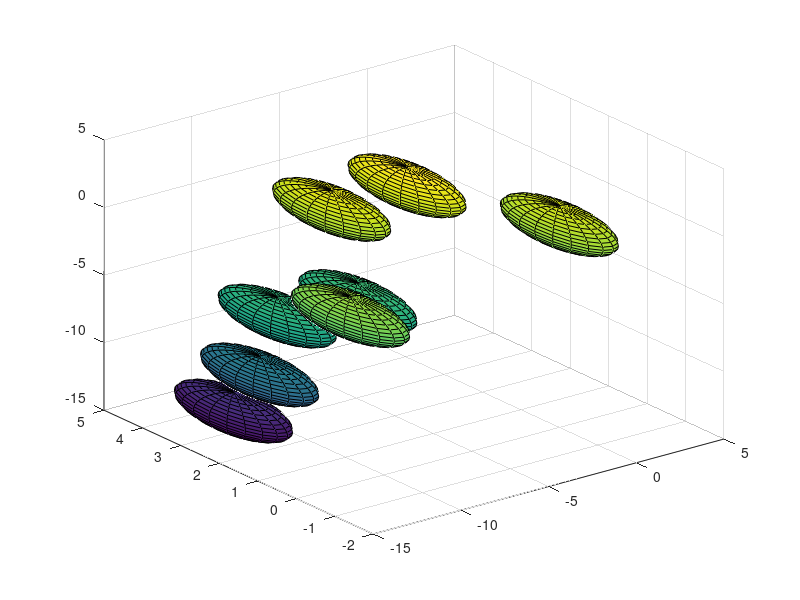

Recreate this plot in MATLAB.
clear
clc
% Build diamond structure
load('A.mat')
A =[A;A+repmat([0 0 1],size(A,1),1)];
A =[A;A+repmat([0 1 0],size(A,1),1)];
A =[A;A+repmat([1 0 0],size(A,1),1)];
A = unique(A,'rows');
A =[A;A+repmat([0 0 2],size(A,1),1)];
A =[A;A+repmat([0 2 0],size(A,1),1)];
A =[A;A+repmat([2 0 0],size(A,1),1)];
A = unique(A,'rows');
A =[A;A+repmat([0 0 4],size(A,1),1)];
A =[A;A+repmat([0 4 0],size(A,1),1)];
A =[A;A+repmat([4 0 0],size(A,1),1)];
A = unique(A,'rows');
A =[A;A+repmat([0 0 8],size(A,1),1)];
A =[A;A+repmat([0 8 0],size(A,1),1)];
A =[A;A+repmat([8 0 0],size(A,1),1)];
A = unique(A,'rows');

B= A+0.25;
for i =size(B,1):-1:1
    if max(B(i,:))>16
        B(i,:)=[];
    end
end
AB =[A;B];
AB =AB+repmat([-8 -8 -8],size(AB,1),1);

MIN_DIS = 10;
MAX_DIS = 20;
NUMBER_BIS = 8;
LENGTH_STRUCTURE = 1.54/(0.25*sqrt(3));

% atoms between MIN and MAX
avi = find(sqrt(sum(AB.*AB,2))>MIN_DIS/LENGTH_STRUCTURE &sqrt(sum(AB.*AB,2))<MAX_DIS/LENGTH_STRUCTURE);

atom = [0 0 0];
assign_atom = 1;
while assign_atom < NUMBER_BIS
    newatom = AB(avi(randi(length(avi))),:)+atom(assign_atom,:);
    dist = atom - repmat(newatom,size(atom,1),1);
    if length(find(sqrt(sum(dist.*dist,2))<MIN_DIS/LENGTH_STRUCTURE)) ~=0
      continue;
    end
    assign_atom = assign_atom+1;
    atom(assign_atom,:) = newatom;
end
[x,y,z] = sphere;
for l = 1:length(atom)
    surf(x/2*(MIN_DIS/LENGTH_STRUCTURE)+atom(l,1),y/2*(MIN_DIS/LENGTH_STRUCTURE)+atom(l,2),z/2*(MIN_DIS/LENGTH_STRUCTURE)+atom(l,3));
    hold on
end
